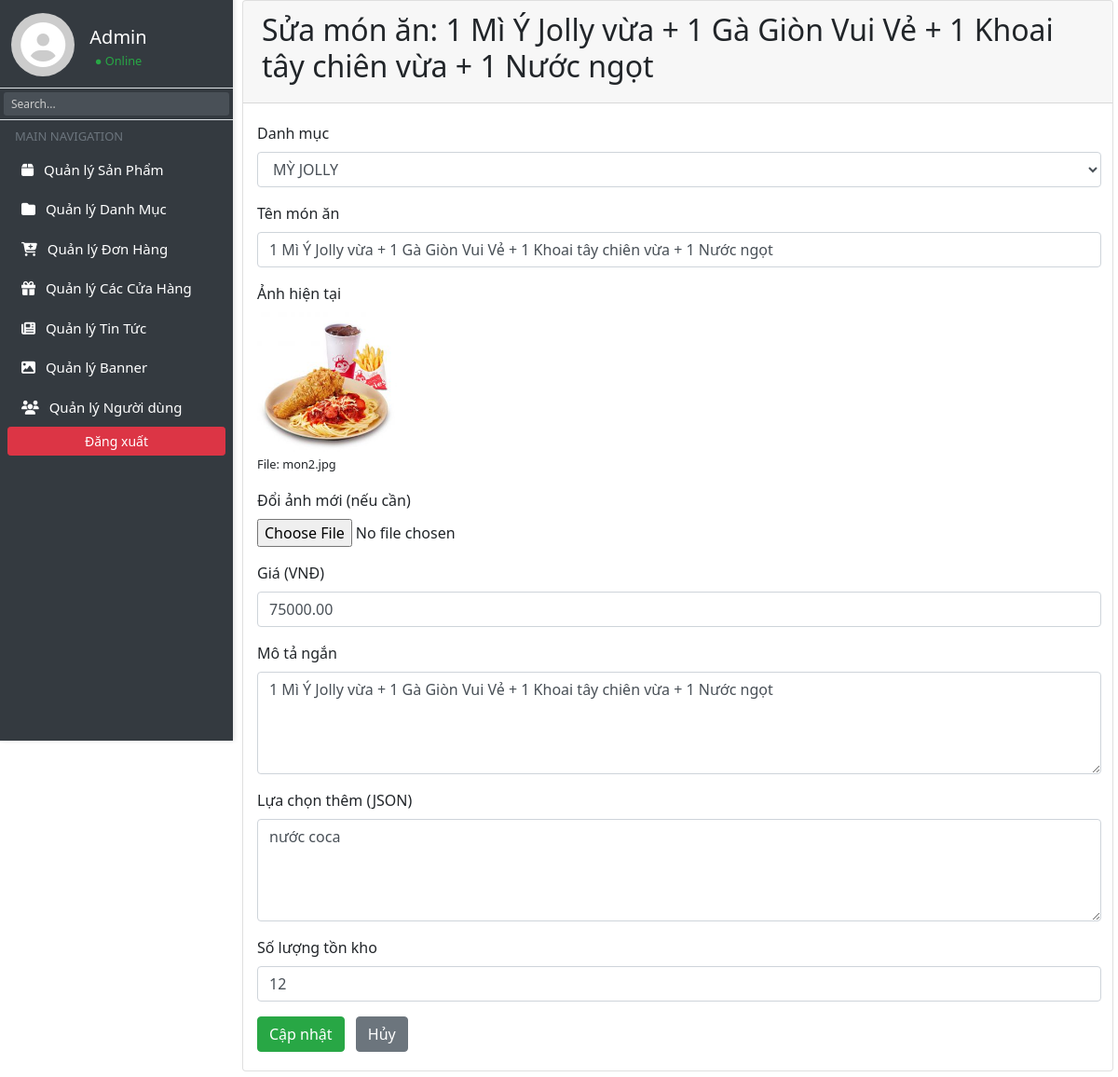
/admin/index.php?page_layout=sua&id=3 (signed in), run on the app's committed database.
### tables this page shows
CREATE TABLE `products` (
  `prd_id` int(11) NOT NULL,
  `category_id` int(10) UNSIGNED NOT NULL,
  `prd_name` varchar(255) NOT NULL,
  `image` varchar(255) NOT NULL,
  `price` decimal(10,2) NOT NULL,
  `description` text DEFAULT NULL,
  `additional_options` text DEFAULT NULL,
  `quantity` int(11) DEFAULT 0
);

CREATE TABLE `categories` (
  `category_id` int(10) UNSIGNED NOT NULL,
  `category_name` varchar(255) NOT NULL DEFAULT '',
  `image` varchar(255) NOT NULL,
  `child_image` varchar(255) NOT NULL
);

### admin/mon_an/sua.php (the view, shortened to what this page needs)
<?php
    $id = intval($_GET['id']);
    $sql_up = "SELECT * FROM products WHERE prd_id = $id";
    $query_up = mysqli_query($connect, $sql_up);
    $row_up = mysqli_fetch_assoc($query_up);
    $sql_category = "SELECT * FROM categories ORDER BY category_id ASC";
    $query_category = mysqli_query($connect, $sql_category);
?>
<div class="container-fluid">
    <div class="card">
        <div class="card-header">
            <h2>Sửa món ăn: <?php echo htmlspecialchars($row_up['prd_name']); ?></h2>
        </div>
        <div class="card-body">
            <form method="POST" enctype="multipart/form-data">
                <div class="form-group">
                    <label>Danh mục</label>
                    <select name="category_id" class="form-control" required>
                        <?php while ($row = mysqli_fetch_assoc($query_category)) { ?>
                            <option value="<?php echo $row['category_id']; ?>" <?php if ($row['category_id'] == $row_up['category_id']) echo 'selected'; ?>>
                                <?php echo htmlspecialchars($row['category_name']); ?>
                            </option>
                        <?php } ?>
                    </select>
                </div>
                <div class="form-group">
                    <label>Tên món ăn</label>
                    <input type="text" name="prd_name" class="form-control" required value="<?php echo htmlspecialchars($row_up['prd_name']); ?>">
                </div>
                <div class="form-group">
                    <label>Ảnh hiện tại</label><br>
                    <img src="img/<?php echo htmlspecialchars($row_up['image']); ?>" width="150" alt="">
                    <br><small>File: <?php echo htmlspecialchars($row_up['image']); ?></small>
                </div>
                <div class="form-group">
                    <label>Đổi ảnh mới (nếu cần)</label>
                    <input type="file" name="image" class="form-control-file">
                </div>
                <div class="form-group">
                    <label>Giá (VNĐ)</label>
                    <input type="number" name="price" class="form-control" required value="<?php echo $row_up['price']; ?>">
                </div>
                <div class="form-group">
                    <label>Mô tả ngắn</label>
                    <textarea name="description" class="form-control" rows="4"><?php echo htmlspecialchars($row_up['description']); ?></textarea>
                </div>
                <div class="form-group">
                    <label>Lựa chọn thêm (JSON)</label>
                    <textarea name="additional_options" class="form-control" rows="4"><?php echo htmlspecialchars($row_up['additional_options']); ?></textarea>
                </div>
                <div class="form-group">
                    <label>Số lượng tồn kho</label>
                    <input type="number" name="quantity" class="form-control" required value="<?php echo $row_up['quantity']; ?>">
                </div>
                <button type="submit" name="sbm" class="btn btn-success">Cập nhật</button>
                <a href="index.php?page_layout=danhsach" class="btn btn-secondary ml-2">Hủy</a>
            </form>
        </div>
    </div>
</div>

### admin/assets/style1.css (style rules this page uses)
body { margin: 0; padding: 0; font-family: "Segoe UI", sans-serif; }
.card-body { margin-left: -5px; margin-right: -8px; }

### data on the page
products: prd_name "1 Mì Ý Jolly vừa + 1 Gà Giòn Vui Vẻ + 1 Khoai tây chiên vừa + 1 Nước ngọt", category_id "MỲ JOLLY", image (picture), image "mon2.jpg", price "75000.00", description "1 Mì Ý Jolly vừa + 1 Gà Giòn Vui Vẻ + 1 Khoai tây chiên vừa + 1 Nước ngọt", additional_options "nước coca", quantity "12"
